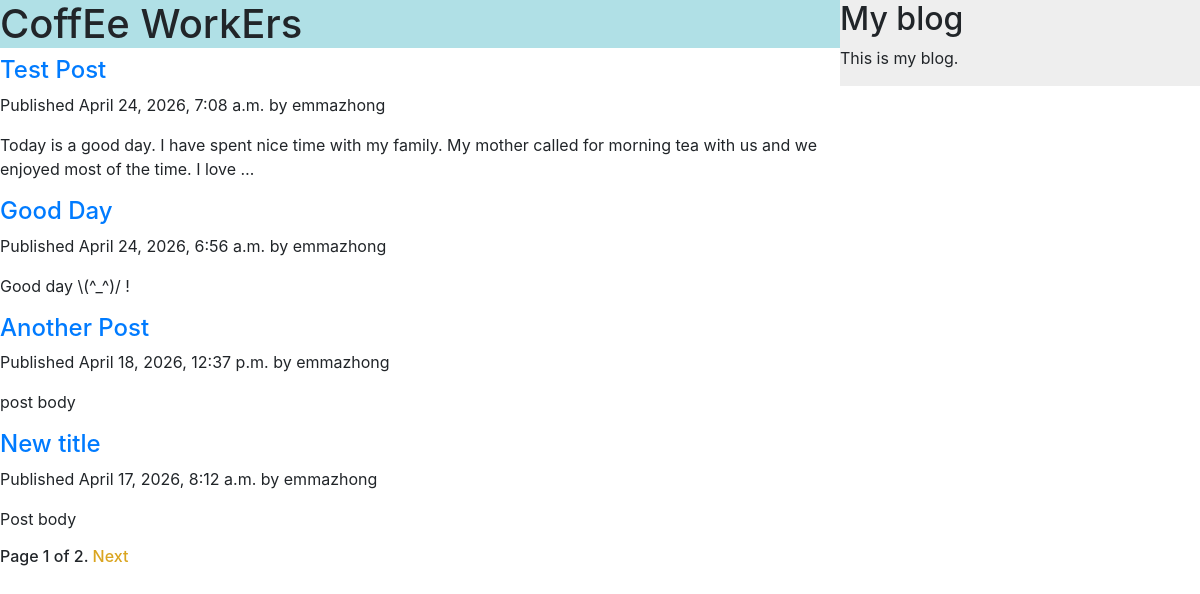
Screenshot of /blog/ with the database file from the repository.
### blog/models.py (models this page shows, shortened)
class Post(models.Model):
    objects = models.Manager()
    published = PublishedManager()
    STATUS_CHOICES = (
        ('draft', 'Draft'),
        ('published', 'Published'),
    )
    title = models.CharField(max_length=250)
    slug = models.SlugField(max_length=250, unique_for_date='publish')
    author = models.ForeignKey(User, on_delete=models.CASCADE, related_name='blog_posts')
    body = models.TextField()
    publish = models.DateTimeField(default=timezone.now)
    created = models.DateTimeField(auto_now_add=True)
    updated = models.DateTimeField(auto_now_add=True)
    status = models.CharField(max_length=10, choices=STATUS_CHOICES, default='published')
    class Meta:
        ordering = ('-publish', )
    def get_absolute_url(self):
        return reverse('blog:post_detail', args=[self.publish.year, self.publish.strftime('%m'), self.publish.strftime('%d'), self.slug])

### blog/views.py (the view)
# urls.py: path('', views.PostListView.as_view(), name='post_list'),
class PostListView(ListView):
    queryset = Post.published.all()
    context_object_name = 'posts'
    paginate_by = 4
    template_name = 'blog/post/list.html'

### blog/templates/blog/post/list.html (shortened to what this page needs)
{% extends "blog/base.html" %}
{% block content %}
<h1 style="background-color:powderblue">CoffEe WorkErs</h1>
{% for post in posts %}
<h4>
    <a href="{{ post.get_absolute_url }}">{{ post.title }}</a>
</h4>
<p class="date">Published {{ post.publish }} by {{ post.author }}</p>
{{ post.body|truncatewords:30|linebreaks }}
{% endfor %}
{% include "blog/pagination.html" with page=page_obj %}
{% endblock content %}

### rows the page displays
Post: title "Test Post", publish "April 24, 2026, 7:08 a.m.", author "emmazhong", body "Today is a good day. I have spent nice time with my family. My mother called for morning tea with us and we enjoyed most of the time. I love …"
Post: title "Good Day", publish "April 24, 2026, 6:56 a.m.", author "emmazhong", body "Good day \\(^_^)/ !"
Post: title "Another Post", publish "April 18, 2026, 12:37 p.m.", author "emmazhong", body "post body"
Post: title "New title", publish "April 17, 2026, 8:12 a.m.", author "emmazhong", body "Post body"

### other values shown
{{ page.number }} "1"
{{ page.paginator.num_pages }} "2"
